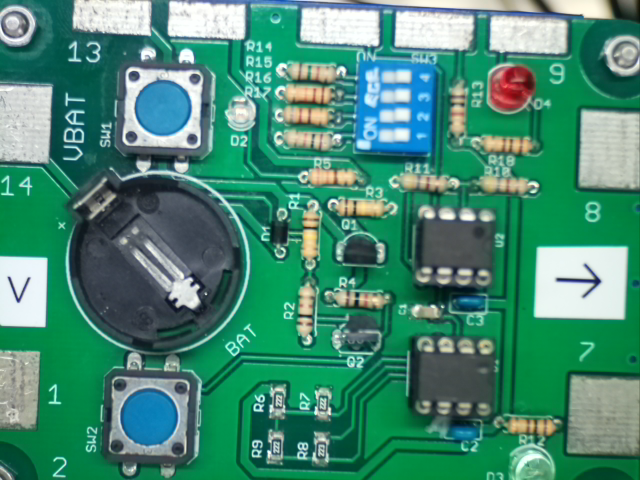
#> input picture 2023_sei1.png, 640 x 480 px
$ python color_test.py
#> lines starting #> are read from the running program, lines starting #| are printed output that depends on the picture; after the words box and inside, x2 and y2 are one past the last pixel; in counts of white or black regions, pixels touching at a corner belong together; long printed decimals are rounded
# -*- coding: utf-8 -*-

import cv2
import numpy as np

def main():

    src_img = cv2.imread( "2023_sei1.png" )
#> src_img is the input picture: shape (480, 640, 3); mean B, G, R 116.1, 137.7, 70.5
# [20 lines of commented-out code are left out]
    temp_img = cv2.imread( "2023_switch_temp.png" )
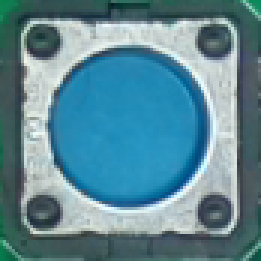
#> input picture 2023_switch_temp.png, 87 x 87 px (shown 3 times larger)
#> temp_img is the input picture: shape (87, 87, 3); mean B, G, R 148.6, 135.7, 91.9

    # [15 lines of commented-out code are left out]

    b = temp_img[:, :, 0]
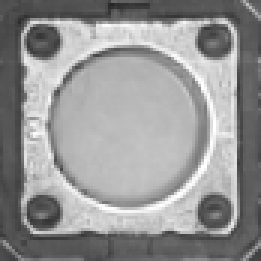
#> b: shape (87, 87) (shown 3 times larger); min 36, max 255, mean 148.6
    g = temp_img[:, :, 1]
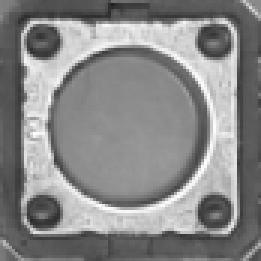
#> g: shape (87, 87) (shown 3 times larger); min 32, max 254, mean 135.7
    r = temp_img[:, :, 2]
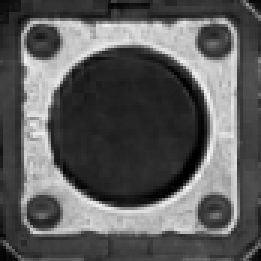
#> r: shape (87, 87) (shown 3 times larger); min 0, max 244, mean 91.9

    blue_img = src_img[:, :, 0]
    res = cv2.matchTemplate( blue_img, b, cv2.TM_CCOEFF_NORMED )	# テンプレートマッチング
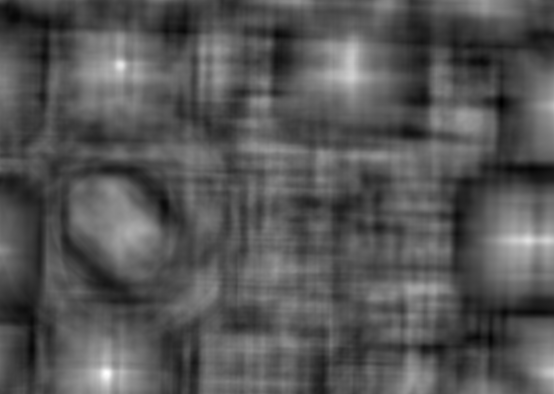
#> res: shape (394, 554) float32; min -0.396, max 0.731, mean -0.0167; drawn with min black and max white
    h, w = b.shape[::-1]
#> h = 87; w = 87
    sw_result = 0

    value = 0
    while True:
        # 結果が最大、最小の位置を検出
        min_val, max_val, min_loc, max_loc = cv2.minMaxLoc(res)
        print("MaxValue = ", max_val)

        if max_val < 0.5:
            break
        value = value + 1

        # 検出位置を描画
        cv2.rectangle(blue_img, max_loc, (max_loc[0] + w, max_loc[1] + h), (0, 0, 255), 3)
        # 検出した位置の近辺の値を０にする
        range = 10
        cv2.rectangle(res, (max_loc[0] - range, max_loc[1] - range), (max_loc[0] + range, max_loc[1] + range), 0, -1)
#> this loop made 9 passes
#> (max_val, max_loc) on passes 1 to 9: (0.731, (106, 372)), (0.626, (120, 65)), (0.595, (527, 240)), (0.535, (547, 240)), (0.523, (352, 77)), (0.507, (515, 240)), (0.507, (107, 383)), (0.506, (553, 372)), (0.483, (352, 57))
#| MaxValue =  0.7312
#| MaxValue =  0.6256
#| MaxValue =  0.5952
#| MaxValue =  0.5347
#| MaxValue =  0.5228
#| MaxValue =  0.5075
#| MaxValue =  0.5074
#| MaxValue =  0.5056
#> (further printed lines are left out)
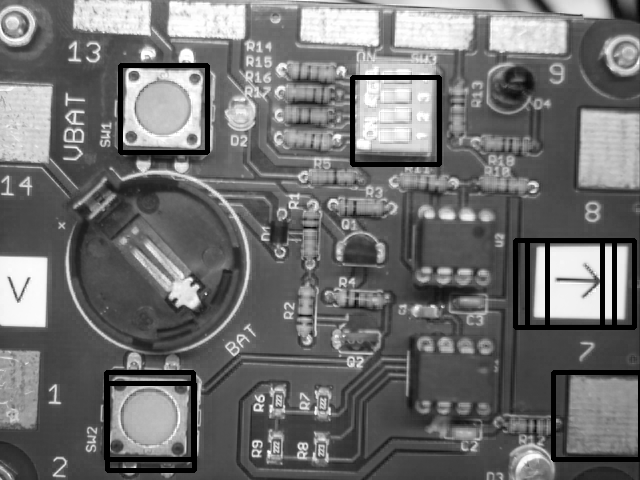
#> blue_img: shape (480, 640); min 0, max 255, mean 112.2
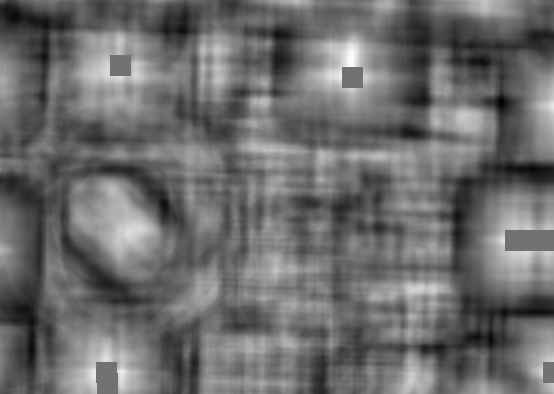
#> res: shape (394, 554) float32; 1.29% of pixels changed, all inside (x1, y1, x2, y2) = (96, 55, 554, 394); drawn with min black and max white
#> after the loop, value = 8

    print("検出数", value)
#| 検出数 8

    cv2.imshow("Result B", b)
    cv2.imshow("Result G", g)
    cv2.imshow("Result R", r )
    #cv2.imshow("Result BGR", resultBGR)
    #cv2.imshow("Result mask", maskBGR)
    cv2.imshow( "source image", temp_img )    # 表示する。

    cv2.waitKey( 0 )	# 表示のアクションを起こす。
    cv2.destroyAllWindows()

# ここまで

if __name__=="__main__":
    main()
